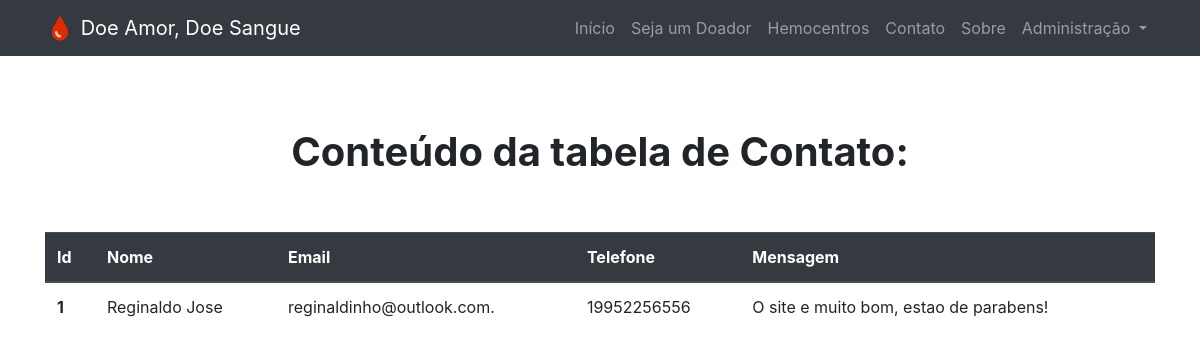
Page /admin_contato.php (signed in) on the committed database.
### tables this page shows
CREATE TABLE `contato` (
  `idcontato` int(11) NOT NULL,
  `nome` varchar(45) NOT NULL,
  `email` varchar(25) NOT NULL,
  `telefone` varchar(15) NOT NULL,
  `mensagem` text NOT NULL
);

### admin_contato.php (the view, shortened to what this page needs)
<!DOCTYPE html>
<html lang="pt-br">
<head>
    <link href="vendor/bootstrap/css/bootstrap.min.css" rel="stylesheet">
    <link href="css/modern-business.css" rel="stylesheet">
</head>
<body>
    <nav class="navbar fixed-top navbar-expand-lg navbar-dark bg-dark fixed-top">
        <div class="container">
            <a class="navbar-brand" href="index.php">
                <img src="favicon.png" width="30" height="30" class="d-inline-block align-top" alt="">
                Doe Amor, Doe Sangue
            </a>
            <div class="collapse navbar-collapse" id="navbarResponsive">
                <ul class="navbar-nav ml-auto">
                    <li class="nav-item">
                    <a class="nav-link" href="index.php">Início</a>
                    </li>
                    <li class="nav-item">
                        <a class="nav-link" href="cadastro.php">Seja um Doador</a>
                    </li>
                    <li class="nav-item">
                        <a class="nav-link" href="hemocentros.php">Hemocentros</a>
                    </li>
                    <li class="nav-item">
                        <a class="nav-link" href="contato.php">Contato</a>
                    </li>
                    <li class="nav-item">
                    <a class="nav-link" href="sobre.php">Sobre</a>
                    </li>
                    <?php
                        require_once('menu_sair.php');
                    ?>
                </ul>
            </div>
        </div>
    </nav>
<div class="container">
    <?php
    try{
   require "conexao.php";
   $consulta = $conn->prepare ("SELECT * FROM contato");
   $consulta->execute();
    ?>
    <br>
    <br>
    <br>
    <h1 style="text-align: center;"><b>Conteúdo da tabela de Contato:</b></h1>
    <br>
    <br>
  <table class="table">
  <thead class="thead-dark">
    <tr>
    <th scope="col">Id</th>
      <th scope="col">Nome</th>
      <th scope="col">Email</th>
      <th scope="col">Telefone</th>
      <th scope="col">Mensagem</th>
    </tr>
  </thead>
  <?php
  while ($row = $consulta->fetch(PDO::FETCH_ASSOC)) {
    echo ("
    <tbody>
    <th>". $row['idcontato'] ."</th>
        <td> ". $row['nome'] ."</td>
        <td> ".$row['email']."</td>
        <td> ".$row['telefone']."</td>
        <td> ".$row['mensagem']."</td>
        </tr>
    ");
}
echo ('</tbody>
</table>');
}catch (PDOException $erro) {
echo $erro->getMessage();}
?>
</div>
</body>
</html>

### css/modern-business.css (style rules this page uses)
body { padding-top: 56px; }

### rows in the picture
contato: idcontato "1", nome "Reginaldo Jose", email "reginaldinho@outlook.com.", telefone "19952256556", mensagem "O site e muito bom, estao de parabens!"
